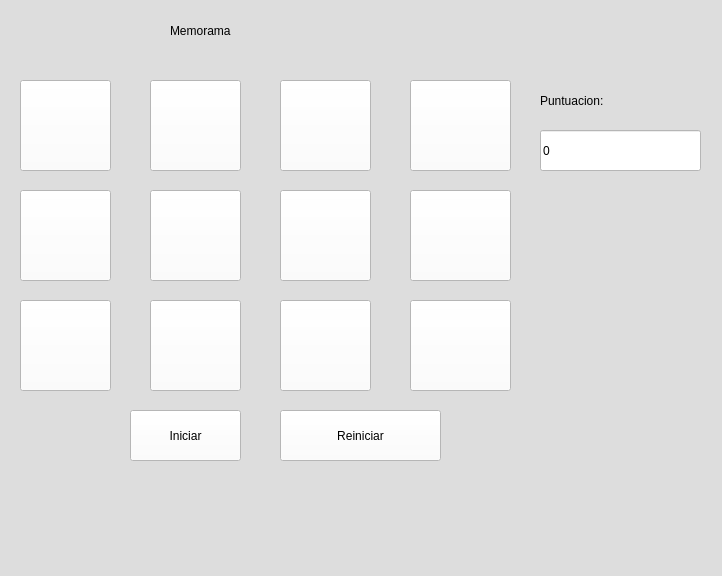
<?xml version="1.0" encoding="UTF-8"?>
<ui version="4.0">
 <class>MainWindow</class>
 <widget class="QMainWindow" name="MainWindow">
  <property name="geometry">
   <rect>
    <x>0</x>
    <y>0</y>
    <width>722</width>
    <height>576</height>
   </rect>
  </property>
  <property name="windowTitle">
   <string>MainWindow</string>
  </property>
  <property name="styleSheet">
   <string notr="true">background-color: rgb(221, 221, 221);</string>
  </property>
  <widget class="QWidget" name="centralwidget">
   <widget class="QLabel" name="label_3">
    <property name="geometry">
     <rect>
      <x>170</x>
      <y>10</y>
      <width>161</width>
      <height>41</height>
     </rect>
    </property>
    <property name="styleSheet">
     <string notr="true">font: 20pt &quot;MS Serif&quot;;</string>
    </property>
    <property name="text">
     <string>Memorama</string>
    </property>
   </widget>
   <widget class="QLabel" name="label_14">
    <property name="geometry">
     <rect>
      <x>540</x>
      <y>80</y>
      <width>161</width>
      <height>41</height>
     </rect>
    </property>
    <property name="styleSheet">
     <string notr="true">font: 20pt &quot;MS Serif&quot;;</string>
    </property>
    <property name="text">
     <string>Puntuacion:</string>
    </property>
   </widget>
   <widget class="QLineEdit" name="txtScore">
    <property name="geometry">
     <rect>
      <x>540</x>
      <y>130</y>
      <width>161</width>
      <height>41</height>
     </rect>
    </property>
    <property name="styleSheet">
     <string notr="true">background-color: rgb(255, 255, 255);
font: 20pt &quot;MS Serif&quot;;</string>
    </property>
    <property name="text">
     <string>0</string>
    </property>
    <property name="readOnly">
     <bool>true</bool>
    </property>
   </widget>
   <widget class="QPushButton" name="btnStart">
    <property name="geometry">
     <rect>
      <x>130</x>
      <y>410</y>
      <width>111</width>
      <height>51</height>
     </rect>
    </property>
    <property name="styleSheet">
     <string notr="true">background-color: rgb(255, 255, 255);
font: 20pt &quot;MS Serif&quot;;</string>
    </property>
    <property name="text">
     <string>Iniciar</string>
    </property>
   </widget>
   <widget class="QPushButton" name="btnReset">
    <property name="geometry">
     <rect>
      <x>280</x>
      <y>410</y>
      <width>161</width>
      <height>51</height>
     </rect>
    </property>
    <property name="styleSheet">
     <string notr="true">background-color: rgb(255, 255, 255);
font: 20pt &quot;MS Serif&quot;;</string>
    </property>
    <property name="text">
     <string>Reiniciar</string>
    </property>
   </widget>
   <widget class="QPushButton" name="opc1">
    <property name="geometry">
     <rect>
      <x>20</x>
      <y>80</y>
      <width>91</width>
      <height>91</height>
     </rect>
    </property>
    <property name="styleSheet">
     <string notr="true">border-image: url(:/Memorama/Memorama/Desc.png);
background-color: rgb(255, 255, 255);</string>
    </property>
    <property name="text">
     <string/>
    </property>
   </widget>
   <widget class="QPushButton" name="opc2">
    <property name="geometry">
     <rect>
      <x>150</x>
      <y>80</y>
      <width>91</width>
      <height>91</height>
     </rect>
    </property>
    <property name="styleSheet">
     <string notr="true">border-image: url(:/Memorama/Memorama/Desc.png);
background-color: rgb(255, 255, 255);</string>
    </property>
    <property name="text">
     <string/>
    </property>
   </widget>
   <widget class="QPushButton" name="opc4">
    <property name="geometry">
     <rect>
      <x>410</x>
      <y>80</y>
      <width>101</width>
      <height>91</height>
     </rect>
    </property>
    <property name="styleSheet">
     <string notr="true">border-image: url(:/Memorama/Memorama/Desc.png);
background-color: rgb(255, 255, 255);</string>
    </property>
    <property name="text">
     <string/>
    </property>
   </widget>
   <widget class="QPushButton" name="opc3">
    <property name="geometry">
     <rect>
      <x>280</x>
      <y>80</y>
      <width>91</width>
      <height>91</height>
     </rect>
    </property>
    <property name="styleSheet">
     <string notr="true">border-image: url(:/Memorama/Memorama/Desc.png);
background-color: rgb(255, 255, 255);</string>
    </property>
    <property name="text">
     <string/>
    </property>
   </widget>
   <widget class="QPushButton" name="opc6">
    <property name="geometry">
     <rect>
      <x>150</x>
      <y>190</y>
      <width>91</width>
      <height>91</height>
     </rect>
    </property>
    <property name="styleSheet">
     <string notr="true">border-image: url(:/Memorama/Memorama/Desc.png);
background-color: rgb(255, 255, 255);</string>
    </property>
    <property name="text">
     <string/>
    </property>
   </widget>
   <widget class="QPushButton" name="opc5">
    <property name="geometry">
     <rect>
      <x>20</x>
      <y>190</y>
      <width>91</width>
      <height>91</height>
     </rect>
    </property>
    <property name="styleSheet">
     <string notr="true">border-image: url(:/Memorama/Memorama/Desc.png);
background-color: rgb(255, 255, 255);</string>
    </property>
    <property name="text">
     <string/>
    </property>
   </widget>
   <widget class="QPushButton" name="opc8">
    <property name="geometry">
     <rect>
      <x>410</x>
      <y>190</y>
      <width>101</width>
      <height>91</height>
     </rect>
    </property>
    <property name="styleSheet">
     <string notr="true">border-image: url(:/Memorama/Memorama/Desc.png);
background-color: rgb(255, 255, 255);</string>
    </property>
    <property name="text">
     <string/>
    </property>
   </widget>
   <widget class="QPushButton" name="opc7">
    <property name="geometry">
     <rect>
      <x>280</x>
      <y>190</y>
      <width>91</width>
      <height>91</height>
     </rect>
    </property>
    <property name="styleSheet">
     <string notr="true">border-image: url(:/Memorama/Memorama/Desc.png);
background-color: rgb(255, 255, 255);</string>
    </property>
    <property name="text">
     <string/>
    </property>
   </widget>
   <widget class="QPushButton" name="opc10">
    <property name="geometry">
     <rect>
      <x>150</x>
      <y>300</y>
      <width>91</width>
      <height>91</height>
     </rect>
    </property>
    <property name="styleSheet">
     <string notr="true">border-image: url(:/Memorama/Memorama/Desc.png);
background-color: rgb(255, 255, 255);</string>
    </property>
    <property name="text">
     <string/>
    </property>
   </widget>
   <widget class="QPushButton" name="opc9">
    <property name="geometry">
     <rect>
      <x>20</x>
      <y>300</y>
      <width>91</width>
      <height>91</height>
     </rect>
    </property>
    <property name="styleSheet">
     <string notr="true">border-image: url(:/Memorama/Memorama/Desc.png);
background-color: rgb(255, 255, 255);</string>
    </property>
    <property name="text">
     <string/>
    </property>
   </widget>
   <widget class="QPushButton" name="opc12">
    <property name="geometry">
     <rect>
      <x>410</x>
      <y>300</y>
      <width>101</width>
      <height>91</height>
     </rect>
    </property>
    <property name="styleSheet">
     <string notr="true">border-image: url(:/Memorama/Memorama/Desc.png);
background-color: rgb(255, 255, 255);</string>
    </property>
    <property name="text">
     <string/>
    </property>
   </widget>
   <widget class="QPushButton" name="opc11">
    <property name="geometry">
     <rect>
      <x>280</x>
      <y>300</y>
      <width>91</width>
      <height>91</height>
     </rect>
    </property>
    <property name="styleSheet">
     <string notr="true">border-image: url(:/Memorama/Memorama/Desc.png);
background-color: rgb(255, 255, 255);</string>
    </property>
    <property name="text">
     <string/>
    </property>
   </widget>
  </widget>
  <widget class="QMenuBar" name="menubar">
   <property name="geometry">
    <rect>
     <x>0</x>
     <y>0</y>
     <width>722</width>
     <height>18</height>
    </rect>
   </property>
  </widget>
  <widget class="QStatusBar" name="statusbar"/>
 </widget>
 <resources/>
 <connections/>
</ui>
